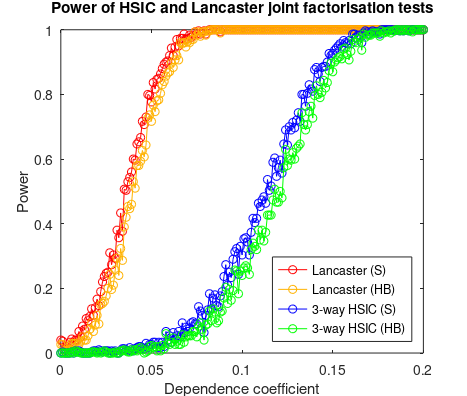
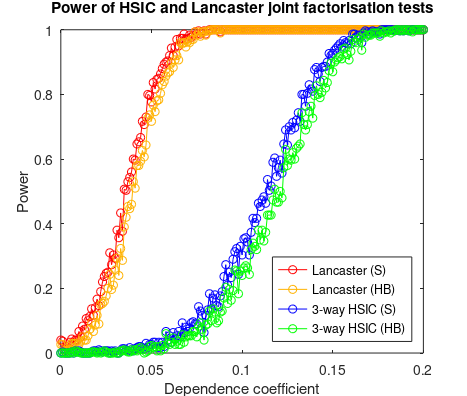

MATLAB code for these plots, in order:
load('UAI_figure1.mat')
dependence_coefficients = 0:0.001:0.2;
rejections = tosave_with3HSIC{1};

%generate plot
h=figure;

%plot(dependence_coefficients,rejections(:,1),'-o')
plot(dependence_coefficients,rejections(:,2),'-or')
xlabel('Dependence coefficient')
ylabel('Power')
title('Power of HSIC and Lancaster joint factorisation tests')

hold


plot(dependence_coefficients,rejections(:,3),'-o','color',[1,0.7,0])
plot(dependence_coefficients,rejections(:,4),'-ob')
plot(dependence_coefficients,rejections(:,5),'-og')

legend('Lancaster (S)',...
'Lancaster (HB)',...
'3-way HSIC (S)',...
'3-way HSIC (HB)','Location','SouthEast')


ti = get(gca,'TightInset')
set(gca,'Position',[ti(1) ti(2) 1-ti(3)-ti(1) 1-ti(4)-ti(2)]);
set(gca,'units','centimeters')
pos = get(gca,'Position');
ti = get(gca,'TightInset');

set(gcf, 'PaperUnits','centimeters');
set(gcf, 'PaperSize', [pos(3)+ti(1)+ti(3) pos(4)+ti(2)+ti(4)]);
set(gcf, 'PaperPositionMode', 'manual');
set(gcf, 'PaperPosition',[0 0 pos(3)+ti(1)+ti(3) pos(4)+ti(2)+ti(4)]);
saveas(h,'figures/UAI_Figure1.pdf');
saveas(h,'figures/UAI_Figure1.fig');